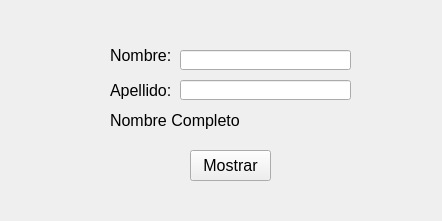
<?xml version="1.0" encoding="UTF-8"?>
<ui version="4.0">
 <class>MainWindow</class>
 <widget class="QMainWindow" name="MainWindow">
  <property name="geometry">
   <rect>
    <x>0</x>
    <y>0</y>
    <width>442</width>
    <height>221</height>
   </rect>
  </property>
  <property name="windowTitle">
   <string>MainWindow</string>
  </property>
  <widget class="QWidget" name="centralwidget">
   <widget class="QLabel" name="label">
    <property name="geometry">
     <rect>
      <x>110</x>
      <y>40</y>
      <width>101</width>
      <height>31</height>
     </rect>
    </property>
    <property name="font">
     <font>
      <pointsize>12</pointsize>
     </font>
    </property>
    <property name="text">
     <string>Nombre:</string>
    </property>
   </widget>
   <widget class="QLabel" name="label_2">
    <property name="geometry">
     <rect>
      <x>110</x>
      <y>80</y>
      <width>71</width>
      <height>21</height>
     </rect>
    </property>
    <property name="font">
     <font>
      <pointsize>12</pointsize>
     </font>
    </property>
    <property name="text">
     <string>Apellido:</string>
    </property>
   </widget>
   <widget class="QLabel" name="nombre_completo">
    <property name="geometry">
     <rect>
      <x>110</x>
      <y>110</y>
      <width>141</width>
      <height>21</height>
     </rect>
    </property>
    <property name="font">
     <font>
      <pointsize>12</pointsize>
     </font>
    </property>
    <property name="text">
     <string>Nombre Completo</string>
    </property>
   </widget>
   <widget class="QPushButton" name="btn_mostrar">
    <property name="geometry">
     <rect>
      <x>190</x>
      <y>150</y>
      <width>81</width>
      <height>31</height>
     </rect>
    </property>
    <property name="font">
     <font>
      <pointsize>12</pointsize>
     </font>
    </property>
    <property name="text">
     <string>Mostrar</string>
    </property>
   </widget>
   <widget class="QLineEdit" name="nombre">
    <property name="geometry">
     <rect>
      <x>180</x>
      <y>50</y>
      <width>171</width>
      <height>20</height>
     </rect>
    </property>
   </widget>
   <widget class="QLineEdit" name="apellido">
    <property name="geometry">
     <rect>
      <x>180</x>
      <y>80</y>
      <width>171</width>
      <height>20</height>
     </rect>
    </property>
   </widget>
  </widget>
 </widget>
 <resources/>
 <connections/>
</ui>
